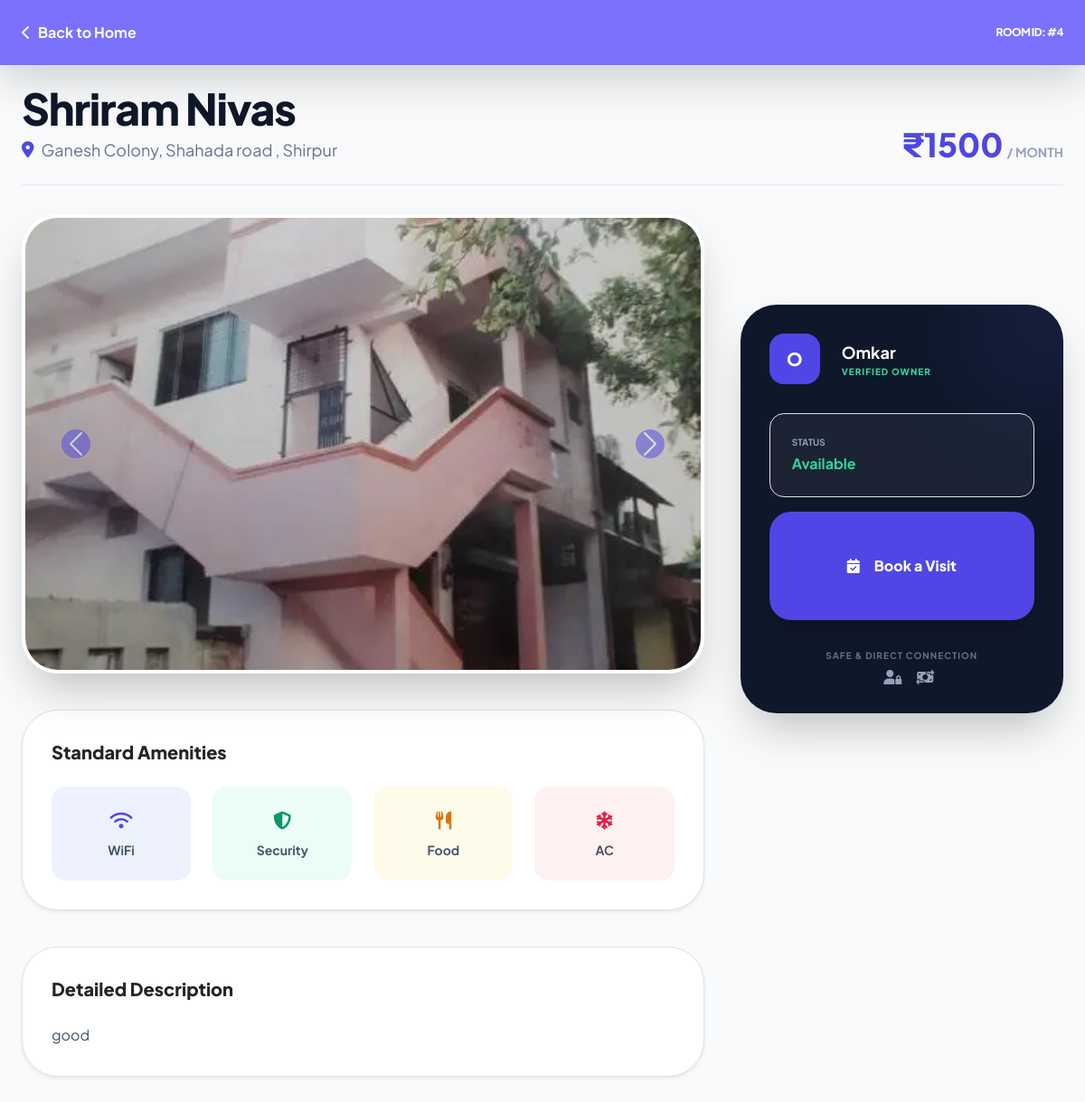
Page /room/4 on the committed database.
### tables this page shows
CREATE TABLE rooms (
                id INTEGER PRIMARY KEY AUTOINCREMENT,
                title TEXT NOT NULL,
                description TEXT,
                rent INTEGER,
                address TEXT,
                image_filename TEXT,
                owner_id INTEGER,
                availability TEXT DEFAULT 'Available',
                amenities TEXT DEFAULT '', -- COLUMN for Chatbot Search
                FOREIGN KEY(owner_id) REFERENCES users(id)
            );

CREATE TABLE images (
                id INTEGER PRIMARY KEY AUTOINCREMENT,
                filename TEXT NOT NULL,
                caption TEXT,
                room_id INTEGER,
                approved INTEGER DEFAULT 0,
                FOREIGN KEY(room_id) REFERENCES rooms(id)
            );

CREATE TABLE users (
                id INTEGER PRIMARY KEY AUTOINCREMENT,
                username TEXT NOT NULL UNIQUE,
                password TEXT NOT NULL,
                role TEXT CHECK(role IN ('Student','Admin','Govt Employee','Owner','User')) NOT NULL,
                email TEXT DEFAULT '',
                phone TEXT DEFAULT '',
                upi_id TEXT DEFAULT ''
            );

### app.py (the view)
@app.route('/room/<int:room_id>')
def room_details(room_id):
    with get_db() as con:
        room = con.execute("""
            SELECT r.id,r.title,r.description,r.rent,r.address,r.availability,r.amenities,
                   u.username
            FROM rooms r JOIN users u ON r.owner_id=u.id
            WHERE r.id=?""",(room_id,)).fetchone()
        images = con.execute("SELECT filename FROM images WHERE room_id=? AND approved=1",(room_id,)).fetchall()
    if not room:
        flash("Room not found")
        return redirect(url_for('index'))
    return render_template("room_details.html", room=room, images=images)

### app.py (called while the page is built)
def get_db():
    con = sqlite3.connect("app.db")
    con.row_factory = sqlite3.Row
    return con

### templates/room_details.html (shortened to what this page needs)
<!DOCTYPE html>
<html lang="en">
<head>
    <script src="https://cdn.tailwindcss.com"></script>
    <link rel="stylesheet" href="https://cdnjs.cloudflare.com/ajax/libs/font-awesome/6.4.2/css/all.min.css">
    <link href="https://cdn.jsdelivr.net/npm/bootstrap@5.3.0/dist/css/bootstrap.min.css" rel="stylesheet">
</head>
<body class="bg-[#F8FAFC] pb-24 md:pb-10">
    <nav class="fixed top-0 w-full z-[1000] glass-header px-6 py-4 flex justify-between items-center text-white shadow-lg">
        <a href="/" class="flex items-center gap-2 no-underline text-white font-bold">
            <i class="fas fa-chevron-left"></i> <span>Back to Home</span>
        </a>
        <div class="font-black tracking-tighter uppercase text-xs">Room ID: #{{ room['id'] }}</div>
    </nav>
    <div class="max-w-7xl mx-auto px-4 mt-24">
        <div class="flex flex-col md:flex-row justify-between items-start md:items-end mb-8 gap-4 border-b pb-6">
            <div>
                <h1 class="text-3xl md:text-5xl font-black text-slate-900 tracking-tight">{{ room['title'] }}</h1>
                <p class="text-slate-500 mt-2 flex items-center gap-2 text-lg">
                    <i class="fas fa-location-dot text-indigo-600"></i> {{ room['address'] }}
                </p>
            </div>
            <div class="text-right">
                <span class="text-4xl font-black text-indigo-600">₹{{ room['rent'] }}<small class="text-sm text-slate-400 font-bold uppercase ml-1">/ Month</small></span>
            </div>
        </div>
        <div class="grid grid-cols-1 lg:grid-cols-3 gap-10">
            <div class="lg:col-span-2 space-y-10">
                <div class="relative rounded-[2.5rem] overflow-hidden shadow-2xl border-4 border-white">
                    {% if images %}
                        <div id="roomGallery" class="carousel slide" data-bs-ride="carousel">
                            <div class="carousel-inner">
                                {% for img in images %}
                                    <div class="carousel-item {% if loop.first %}active{% endif %}">
                                        <img src="{{ url_for('static', filename='uploads/' ~ img['filename']) }}" class="w-full h-[300px] md:h-[500px] object-cover cursor-zoom-in" onclick="openLightbox(this.src)">
                                    </div>
                                {% endfor %}
                            </div>
                            <button class="carousel-control-prev" type="button" data-bs-target="#roomGallery" data-bs-slide="prev">
                                <span class="carousel-control-prev-icon bg-indigo-600 rounded-full p-3" aria-hidden="true"></span>
                            </button>
                            <button class="carousel-control-next" type="button" data-bs-target="#roomGallery" data-bs-slide="next">
                                <span class="carousel-control-next-icon bg-indigo-600 rounded-full p-3" aria-hidden="true"></span>
                            </button>
                        </div>
                    {% else %}
                        <div class="bg-slate-100 h-80 flex flex-col items-center justify-center text-slate-400 italic">
                            <i class="fas fa-image text-5xl mb-3"></i>
                            <p>No photos available for this property</p>
                        </div>
                    {% endif %}
                </div>
                <div class="bg-white p-8 rounded-[2.5rem] shadow-sm border border-slate-100">
                    <h3 class="text-xl font-black mb-6">Standard Amenities</h3>
                    <div class="grid grid-cols-2 md:grid-cols-4 gap-4 text-sm font-bold text-slate-600">
                        <div class="p-4 bg-indigo-50 rounded-2xl flex flex-col items-center gap-2">
                            <i class="fas fa-wifi text-indigo-600 text-xl"></i> WiFi
                        </div>
                        <div class="p-4 bg-emerald-50 rounded-2xl flex flex-col items-center gap-2">
                            <i class="fas fa-shield-halved text-emerald-600 text-xl"></i> Security
                        </div>
                        <div class="p-4 bg-amber-50 rounded-2xl flex flex-col items-center gap-2">
                            <i class="fas fa-utensils text-amber-600 text-xl"></i> Food
                        </div>
                        <div class="p-4 bg-rose-50 rounded-2xl flex flex-col items-center gap-2">
                            <i class="fas fa-snowflake text-rose-600 text-xl"></i> AC
                        </div>
                    </div>
                </div>
                <div class="bg-white p-8 rounded-[2.5rem] shadow-sm border border-slate-100">
                    <h3 class="text-xl font-black mb-4">Detailed Description</h3>
                    <p class="text-slate-600 leading-relaxed whitespace-pre-wrap">{{ room['description'] }}</p>
                </div>
            </div>
            <div class="space-y-6">
                <div class="booking-sidebar bg-slate-900 p-8 rounded-[2.5rem] text-white shadow-2xl relative overflow-hidden">
                    <div class="absolute -top-10 -right-10 w-32 h-32 bg-indigo-500 opacity-20 rounded-full blur-3xl"></div>
                    <div class="relative z-10">
                        <div class="flex items-center gap-4 mb-8">
                            <div class="w-14 h-14 bg-indigo-600 rounded-2xl flex items-center justify-center text-xl font-black">
                                {{ room['username'][0].upper() }}
                            </div>
                            <div>
                                <div class="text-lg font-bold">{{ room['username'] }}</div>
                                <div class="text-[10px] text-emerald-400 uppercase tracking-widest font-black">Verified Owner</div>
                            </div>
                        </div>
                        <div class="space-y-4">
                            <div class="p-4 bg-white/5 rounded-2xl border border-white/10">
                                <p class="text-slate-400 text-[10px] uppercase font-bold mb-1">Status</p>
                                <div class="font-bold text-emerald-400">{{ room['availability'] }}</div>
                            </div>
                            {% if room['availability'] == 'Available' %}
                                <button data-bs-toggle="modal" data-bs-target="#bookingModal"
                                    class="w-full bg-indigo-600 hover:bg-indigo-700 text-white py-5 rounded-3xl font-black shadow-xl transition-all transform active:scale-95 flex items-center justify-center gap-3">
                                    <i class="fas fa-calendar-check"></i> Book a Visit
                                </button>
                            {% else %}
                                <button disabled class="w-full bg-slate-800 text-slate-500 py-5 rounded-3xl font-black cursor-not-allowed italic">
                                    Currently Occupied
                                </button>
                            {% endif %}
                        </div>
                        <div class="mt-8 text-center">
                            <p class="text-[10px] text-slate-500 uppercase tracking-widest font-bold">Safe & Direct Connection</p>
                            <div class="flex justify-center gap-3 mt-2 text-slate-400">
                                <i class="fas fa-user-lock"></i>
                                <i class="fas fa-money-bill-transfer"></i>
                            </div>
                        </div>
                    </div>
                </div>
            </div>
        </div>
    </div>
</body>
</html>

### templates/room_details.html (style rules this page uses)
body { font-family: 'Plus Jakarta Sans', sans-serif; }
.glass-header { background: rgba(108, 99, 255, 0.9); backdrop-filter: blur(10px); }
.booking-sidebar { position: sticky; top: 100px; }

### rows in the picture
rooms: id "4", title "Shriram Nivas", address "Ganesh Colony, Shahada road , Shirpur", rent "1500", description "good", availability "Available"
images: filename (picture)
users: username "O", username "Omkar"
